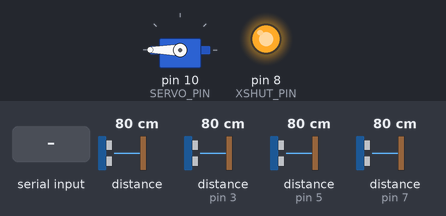
Simulated run of this sketch. Board: Arduino Leonardo, built with avr-gcc and run on an emulated ATmega32U4. On the bench: servo, output pins drawn as LEDs (lit = HIGH). Wiring (inferred from the names in the program): 3 × ultrasonic range finder: trigger pin 2, echo pin 3 / trigger pin 4, echo pin 5 / trigger pin 6, echo pin 7. Inputs (shaded band) come from the test bench; at power-on: distance to the obstacle 80 cm, distance to the obstacle (sensors on pin 3, pin 5, pin 7) 80 cm. The echo pulse lasts 58.3 µs per cm; pins used as bus, display or sensor lines are not drawn.

Above: at 1.2 s.
1.3 s: "SERVO\n" received over the second serial link
At 2.5 s:
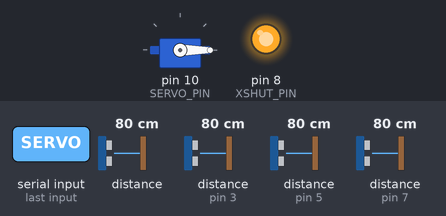
2.8 s: "SERVO,45\n" received over the second serial link
At 3.9 s:
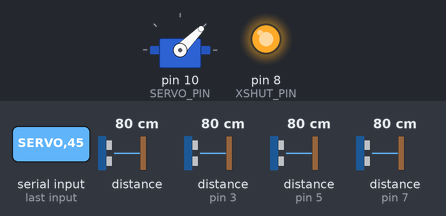
4.3 s: "SERVO90\n" received over the second serial link
At 5.0 s:
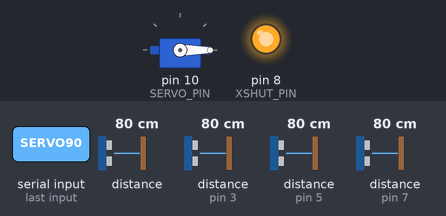
Timing chart, 0 to 7.3 s (numbered marks = the images above; inputs shaded):
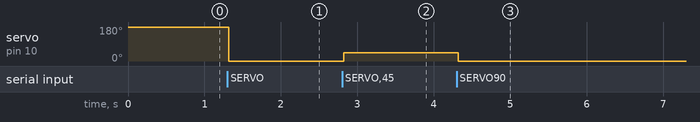

The sketch:

arduino_UART.ino
```cpp
#include <Adafruit_VL53L0X.h>
#include <Servo.h>

// VL53L0X Sensor
Adafruit_VL53L0X lox = Adafruit_VL53L0X();
const int XSHUT_PIN = 8;  // XSHUT for hardware reset

// HC-SR04 Pins
const int trigPins[3] = {2, 4, 6};
const int echoPins[3] = {3, 5, 7};

// sg90
Servo sg90;
const int SERVO_PIN = 10;

void setup() {
  Serial1.begin(115200);  // Only using Serial1 (pins 0=RX, 1=TX)

  // Reset VL53L0X via XSHUT
  pinMode(XSHUT_PIN, OUTPUT);
  digitalWrite(XSHUT_PIN, LOW);
  delay(10);
  digitalWrite(XSHUT_PIN, HIGH);
  delay(10);

  // Init VL53L0X
  if (!lox.begin()) {
    Serial1.println(F("Failed to boot VL53L0X"));
    while (1);
  }


  // Init HC-SR04
  for (int i = 0; i < 3; i++) {
    pinMode(trigPins[i], OUTPUT);
    pinMode(echoPins[i], INPUT);
  }

  sg90.attach(SERVO_PIN);
  sg90.write(180);
}

void sendStructuredData(uint16_t vl53, uint16_t hc1, uint16_t hc2, uint16_t hc3) {
  String payload = "{";
  payload += "\"vl53\":" + String(vl53) + ",";
  payload += "\"ultrasonic\":[" + String(hc1) + "," + String(hc2) + "," + String(hc3) + "]";
  payload += "}";
  Serial1.println(payload);
}

void logData(const String& msg) {
  Serial1.println("[" + String(millis()) + "ms] " + msg);
}

void checkSerial1Commands(){
  static String input = "";

  while (Serial1.available()){
    char c = Serial1.read();
    if (c=='\n' || c=='\r'){
      input.trim();

      if(input.startsWith("SERVO")){
        int angle = input.substring(6).toInt();
        angle = constrain(angle, 0, 180);
        sg90.write(angle);
      } else {
        logData("Unknown command: "+input);
      }
      input = "";
    } else {
      input+=c;
    }
  }
}

void loop() {
  static String input = "";
  unsigned long start = millis();

  // === 1. Handle incoming UART commands ===
  while (Serial1.available()) {
    char c = Serial1.read();

    if (c == '\n' || c == '\r') {
      input.trim();

      if (input.length() > 0) {
        if (input.startsWith("SERVO")) {
          int angle = input.substring(6).toInt();
          angle = constrain(angle, 0, 180);
          sg90.write(angle);
        } else {
          Serial1.println("{\"error\":\"Unknown command: " + input + "\"}");
        }
      }

      input = "";
    } else {
      input += c;
    }
  }

  // === 2. Read VL53L0X sensor ===
  uint16_t vl53_val = 0xFFFF;
  VL53L0X_RangingMeasurementData_t measure;
  lox.rangingTest(&measure, false);
  if (measure.RangeStatus != 4) {
    vl53_val = measure.RangeMilliMeter;
  }

  // === 3. Read 3x HC-SR04 ===
  long distances[3] = {0};

  for (int i = 0; i < 3; i++) {
    digitalWrite(trigPins[i], LOW);
    delayMicroseconds(2);
    digitalWrite(trigPins[i], HIGH);
    delayMicroseconds(10);
    digitalWrite(trigPins[i], LOW);

    long duration = pulseIn(echoPins[i], HIGH, 20000);  // timeout 20ms
    distances[i] = duration * 0.034 / 2;
  }

  // === 4. Send JSON over UART ===
  String payload = "{";
  payload += "\"status\":\"alive\",";
  payload += "\"vl53\":" + String(vl53_val) + ",";
  payload += "\"ultrasonic\":[" + String(distances[0]) + "," + String(distances[1]) + "," + String(distances[2]) + "]";
  payload += "}";

  Serial1.println(payload);
  Serial1.flush();  // ensure it's fully sent

  // === 5. Wait to maintain 100ms loop ===
  unsigned long elapsed = millis() - start;
  if (elapsed < 100) {
    delay(100 - elapsed);
  }
}
```

Measured:
- after the input at 1.3 s, servo on pin 10 (SERVO_PIN): 180° → 0° at once
- after the input at 2.8 s, servo on pin 10 (SERVO_PIN): 0° → 45° at once
- after the input at 4.3 s, servo on pin 10 (SERVO_PIN): 45° → 0° at once
